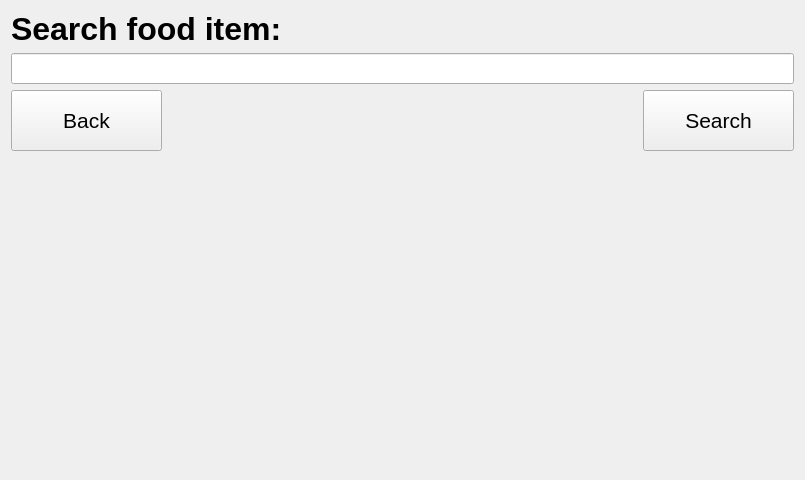
<?xml version="1.0" encoding="UTF-8"?>
<ui version="4.0">
 <class>searchItem</class>
 <widget class="QWidget" name="searchItem">
  <property name="geometry">
   <rect>
    <x>0</x>
    <y>0</y>
    <width>805</width>
    <height>480</height>
   </rect>
  </property>
  <property name="windowTitle">
   <string>Form</string>
  </property>
  <layout class="QVBoxLayout" name="verticalLayout">
   <item>
    <widget class="QLabel" name="lbl_myTracking">
     <property name="minimumSize">
      <size>
       <width>781</width>
       <height>31</height>
      </size>
     </property>
     <property name="font">
      <font>
       <family>Helvetica Neue</family>
       <pointsize>24</pointsize>
       <weight>75</weight>
       <bold>true</bold>
      </font>
     </property>
     <property name="text">
      <string>Search food item:</string>
     </property>
    </widget>
   </item>
   <item>
    <widget class="QLineEdit" name="lineEdit">
     <property name="minimumSize">
      <size>
       <width>781</width>
       <height>31</height>
      </size>
     </property>
    </widget>
   </item>
   <item>
    <layout class="QHBoxLayout" name="horizontalLayout">
     <item>
      <widget class="QPushButton" name="btn_back">
       <property name="minimumSize">
        <size>
         <width>151</width>
         <height>61</height>
        </size>
       </property>
       <property name="font">
        <font>
         <family>Helvetica Neue</family>
         <pointsize>16</pointsize>
        </font>
       </property>
       <property name="text">
        <string>Back</string>
       </property>
      </widget>
     </item>
     <item>
      <spacer name="horizontalSpacer">
       <property name="orientation">
        <enum>Qt::Horizontal</enum>
       </property>
       <property name="sizeHint" stdset="0">
        <size>
         <width>464</width>
         <height>17</height>
        </size>
       </property>
      </spacer>
     </item>
     <item>
      <widget class="QPushButton" name="btn_search">
       <property name="minimumSize">
        <size>
         <width>151</width>
         <height>61</height>
        </size>
       </property>
       <property name="font">
        <font>
         <family>Helvetica Neue</family>
         <pointsize>16</pointsize>
        </font>
       </property>
       <property name="text">
        <string>Search</string>
       </property>
      </widget>
     </item>
    </layout>
   </item>
   <item>
    <spacer name="verticalSpacer">
     <property name="orientation">
      <enum>Qt::Vertical</enum>
     </property>
     <property name="sizeHint" stdset="0">
      <size>
       <width>20</width>
       <height>302</height>
      </size>
     </property>
    </spacer>
   </item>
  </layout>
 </widget>
 <resources/>
 <connections/>
</ui>
